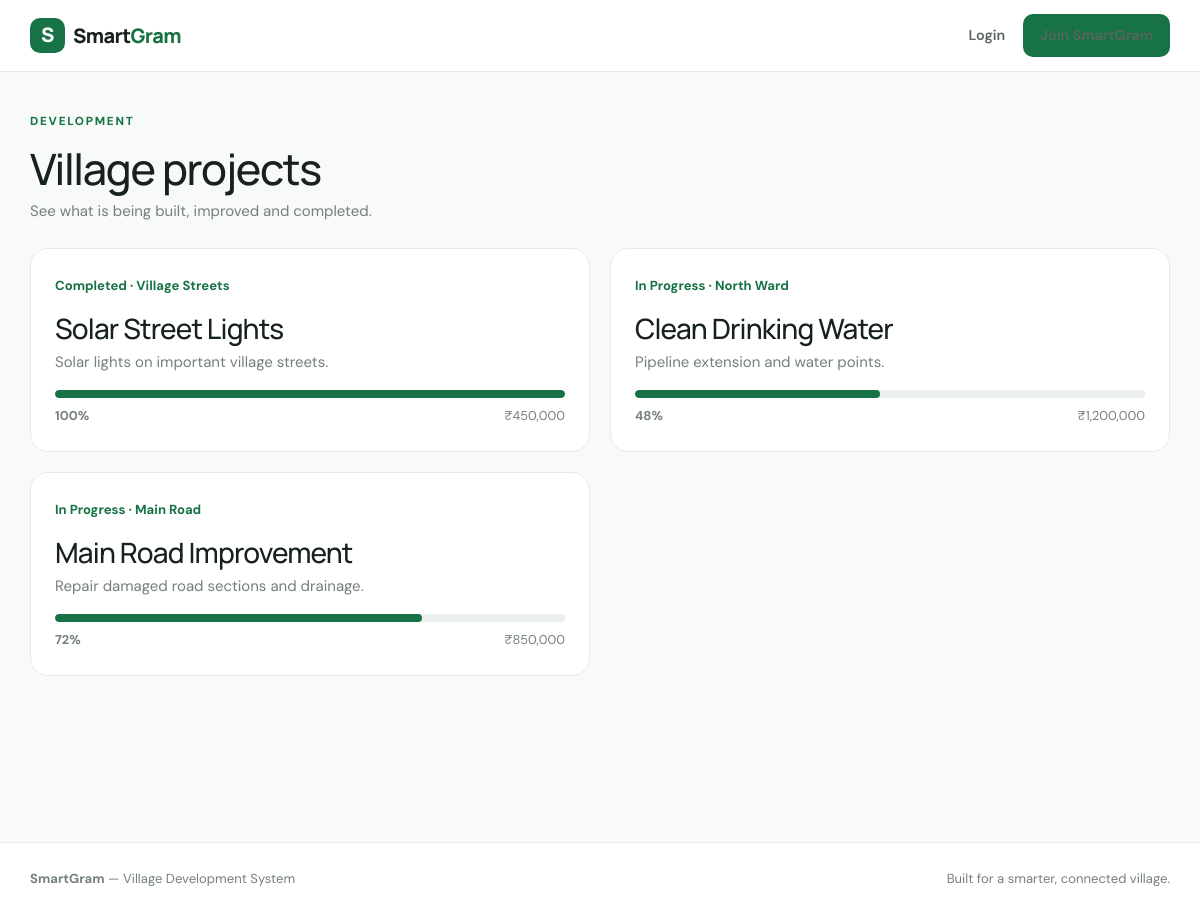
The app's page /projects with its own data.
### tables this page shows
CREATE TABLE projects(id INTEGER PRIMARY KEY AUTOINCREMENT,name TEXT,description TEXT,location TEXT,budget REAL,start_date TEXT,end_date TEXT,progress INTEGER,status TEXT);

### app.py (the view)
@app.route('/projects')
def projects():
    c=db(); rows=c.execute('select * from projects order by id desc').fetchall(); c.close(); return render_template('projects.html',rows=rows)

### app.py (called while the page is built)
def db():
    c=sqlite3.connect(DB); c.row_factory=sqlite3.Row; return c

@app.context_processor
def common(): return {'logged_in':bool(session.get('user_id')),'current_user':session.get('name'),'role':session.get('role')}

### templates/projects.html
{% extends 'base.html' %}{% block title %}Projects{% endblock %}{% block content %}<div class="heading"><div><div class="eyebrow">DEVELOPMENT</div><h1>Village projects</h1><p>See what is being built, improved and completed.</p></div></div><div class="grid2">{% for p in rows %}<article class="project"><small>{{p.status}} · {{p.location}}</small><h3>{{p.name}}</h3><p>{{p.description}}</p><div class="bar"><i style="width:{{p.progress}}%"></i></div><div class="projectmeta"><b>{{p.progress}}%</b><span>₹{{'{:,.0f}'.format(p.budget or 0)}}</span></div></article>{% endfor %}</div>{% endblock %}

### static/css/style.css (style rules this page uses)
:root { --g:#177245;--gd:#0d4e30;--ink:#17221d;--muted:#748078;--line:#e4ebe6;--bg:#f7faf8 }
* { box-sizing:border-box }
body { margin:0;background:var(--bg);color:var(--ink);font:15px/1.6 "DM Sans",sans-serif }
h1,h2,h3,.brand { font-family:Manrope,sans-serif;letter-spacing:-.03em }
.eyebrow { font-weight:800;letter-spacing:.15em;font-size:.73rem;color:var(--g);margin-bottom:12px }
.features article,.card,.formcard,.project,.emergency,.stats>div { background:#fff;border:1px solid var(--line);border-radius:18px }
.features p,.card p,.project p,.emergency p { color:var(--muted) }
.heading { display:flex;justify-content:space-between;align-items:end;gap:20px;margin:40px 0 25px }
.heading h1 { font-size:2.7rem;margin:0 0 4px }
.heading p { margin:0;color:var(--muted) }
.grid2 { display:grid;grid-template-columns:1fr 1fr;gap:18px }
.project { padding:24px }
.project>small { color:var(--g);font-weight:700 }
.project h3 { margin:15px 0 5px }
.bar { height:8px;background:#e9efeb;border-radius:99px;overflow:hidden }
.bar i { display:block;height:100%;background:var(--g);border-radius:99px }
.projectmeta { display:flex;justify-content:space-between;margin-top:8px;color:var(--muted);font-size:.8rem }
.grid2 { display:grid;grid-template-columns:repeat(2,minmax(0,1fr));gap:20px;margin:20px 0 }

### records on screen
projects: status "Completed", location "Village Streets", name "Solar Street Lights", description "Solar lights on important village streets.", progress "100", budget "450,000"
projects: status "In Progress", location "North Ward", name "Clean Drinking Water", description "Pipeline extension and water points.", progress "48", budget "1,200,000"
projects: status "In Progress", location "Main Road", name "Main Road Improvement", description "Repair damaged road sections and drainage.", progress "72", budget "850,000"
